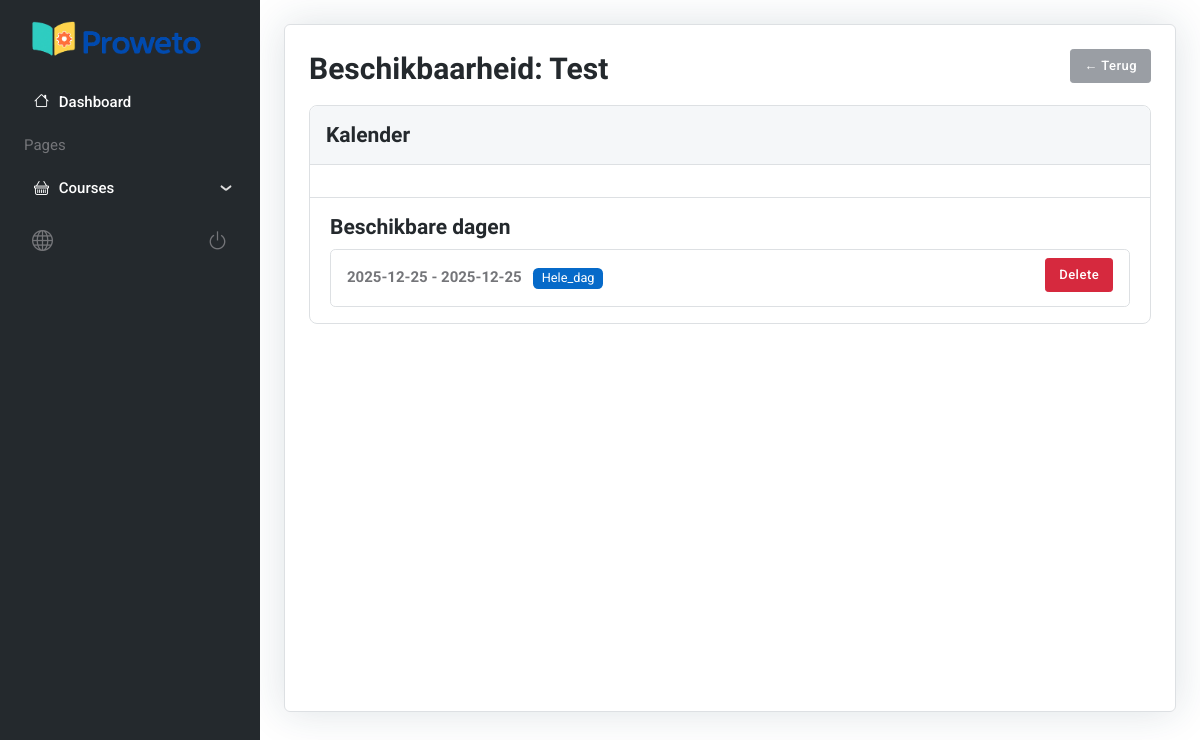
Screenshot of /admin-material-availability.php?id=318d2b95-35e8-4aa0-8050-f0b4a1420424 (signed in) with the database file from the repository.
### tables this page shows
CREATE TABLE `materialen` (
  `Id` char(36) NOT NULL,
  `Naam` varchar(255) NOT NULL,
  `FotoURL` varchar(255) DEFAULT NULL,
  `CreatedAt` datetime NOT NULL DEFAULT current_timestamp(),
  `UpdatedAt` datetime DEFAULT NULL,
  `Aantal` int(11) NOT NULL DEFAULT 1
);

CREATE TABLE `materiaal_beschikbaarheid` (
  `Id` char(36) NOT NULL,
  `materiaal_id` char(36) NOT NULL,
  `starttijd` time DEFAULT NULL,
  `eindtijd` time DEFAULT NULL,
  `aangemaakt_op` timestamp NOT NULL DEFAULT current_timestamp(),
  `startdatum` date NOT NULL DEFAULT '2025-01-01',
  `einddatum` date NOT NULL DEFAULT '2025-01-01',
  `periode` enum('voormiddag','namiddag','avond','hele_dag') NOT NULL DEFAULT 'hele_dag'
);

### app/core/init.php (called while the page is built, shortened)
<?php
$db = Database::getInstance();
$conn = $db->getConnection();
require_once __DIR__ . '/../controllers/MaterialController.php';
$materiaalController = new MaterialController($conn);
?>

### app/controllers/MaterialController.php (called while the page is built, shortened)
<?php
require_once __DIR__ . '/../models/Material.php';
class MaterialController
{
    private $model;
    public function __construct($db)
    {
        $this->model = new Material($db);
    }
    public function getMaterialById($id)
    {
        return $this->model->getById($id);
    }
    public function getAllAvailability($materiaal_id)
    {
        return $this->model->getAllAvailability($materiaal_id);
    }
}

### app/models/Material.php (called while the page is built, shortened)
<?php
class Material
{
    private $conn;
    public function __construct($db)
    {
        $this->conn = $db;
    }
    public function getAllAvailability($materiaal_id)
    {
        $stmt = $this->conn->prepare("
        SELECT *
        FROM materiaal_beschikbaarheid
        WHERE materiaal_id = ?
        ORDER BY startdatum ASC
    ");
        $stmt->bind_param("s", $materiaal_id);
        $stmt->execute();
        return [
            "success" => true,
            "records" => $stmt->get_result()->fetch_all(MYSQLI_ASSOC)
        ];
    }
    public function getById($id)
    {
        $sql = "SELECT * FROM Materialen WHERE Id = ?";
        $stmt = mysqli_prepare($this->conn, $sql);
        mysqli_stmt_bind_param($stmt, "s", $id);
        mysqli_stmt_execute($stmt);
        $result = mysqli_stmt_get_result($stmt);
        return mysqli_fetch_assoc($result);
    }
}

### public/admin-material-availability.php (the view, shortened to what this page needs)
<!DOCTYPE html>
<html lang="en">
<head>
    <link rel="stylesheet" href="assets/vendor/overlayscrollbars/styles/overlayscrollbars.min.css">
    <link href='https://cdn.jsdelivr.net/npm/fullcalendar@6.1.8/index.global.min.css' rel='stylesheet' />
    <?php
    include_once __DIR__ . '/../app/core/init.php';
    $materiaalId = $_GET['id'] ?? null;
    $materiaal = $materiaalController->getMaterialById($materiaalId);
    $beschikbaarheidResponse =$materiaalController->getAllAvailability($materiaalId);
    if (!isset($beschikbaarheidResponse['records']) || !is_array($beschikbaarheidResponse['records'])) {
        $beschikbaarheid = [];
    } else {
        $beschikbaarheid = $beschikbaarheidResponse['records'];
    }
    ?>
    <?php include("partials/head-css.php"); ?>
</head>
<body>
    <main>
        <?php include("partials/sidebar.php"); ?>
        <div class="page-content">
            <div class="page-content-wrapper border">
                <div class="row mb-3">
                    <div class="col-12 d-sm-flex justify-content-between align-items-center">
                        <h1 class="h3 mb-2 mb-sm-0">
                            Beschikbaarheid: <?= htmlspecialchars($materiaal['Naam']) ?>
                        </h1>
                        <a href="admin-materialen.php" class="btn btn-secondary btn-sm">← Terug</a>
                    </div>
                </div>
                <div class="card bg-transparent border">
                    <div class="card-header bg-light border-bottom">
                        <h5 class="mb-0">Kalender</h5>
                    </div>
                    <div class="card-body">
                    </div>
                    <div class="card-body border-top">
                        <h5>Beschikbare dagen</h5>
                        <?php if (empty($beschikbaarheid)): ?>
                            <p class="text-muted">Nog geen beschikbaarheid toegevoegd.</p>
                        <?php else: ?>
                            <ul class="list-group">
                                <?php foreach ($beschikbaarheid as $b): ?>
                                    <li class="list-group-item d-flex justify-content-between align-items-center">
                                        <span>
                                            <strong><?= $b['startdatum'] ?> - <?= $b['einddatum'] ?></strong>
                                            <span class="badge bg-primary ms-2">
                                                <?= ucfirst($b['periode']) ?>
                                            </span>
                                        </span>
                                        <form method="POST" action="admin-material-availability.php?id=<?= $materiaal['Id'] ?>"
                                            onsubmit="return confirm('Verwijderen?');">
                                            <button class="btn btn-danger btn-sm">Delete</button>
                                        </form>
                                    </li>
                                <?php endforeach; ?>
                            </ul>
                        <?php endif; ?>
                    </div>
                </div>
            </div>
        </div>
    </main>
</body>
</html>

### rows the page displays
materialen: Naam "Test"
materiaal_beschikbaarheid: startdatum "2025-12-25", einddatum "2025-12-25", periode "Hele_dag"
